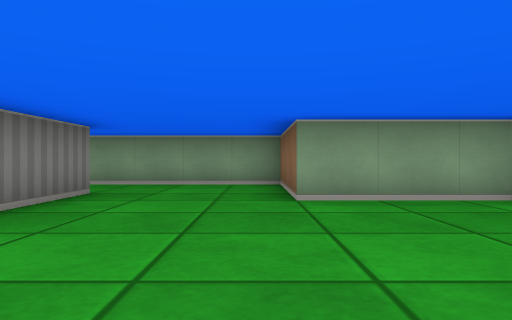
View 1 (above)

15 first-person views from a walk through a cub3D maze. The camera is about half as high as the walls, looks level and sees 70° across. The floor is counted in squares. Each view is taken from the middle of a square. On the plan, view 1 faces up. The plan holds only what a view shows up to about 9 squares ahead; the rest is blank.

View 2
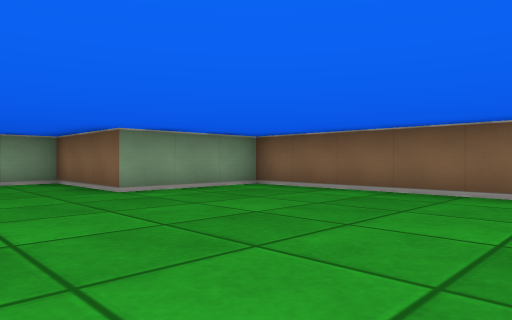

View 3
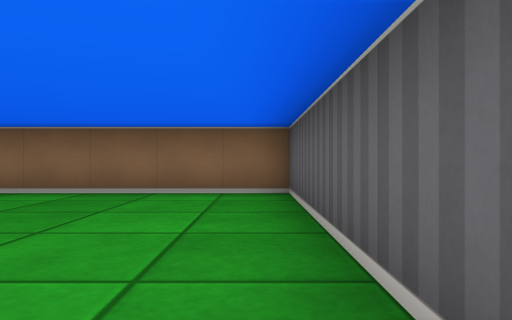

View 4
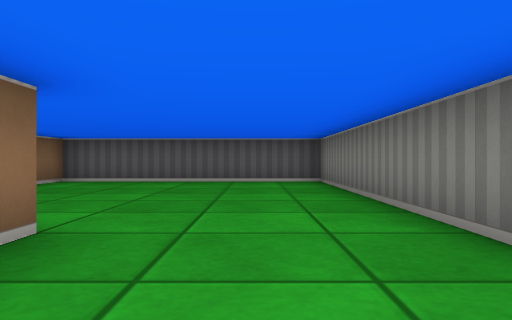

View 5
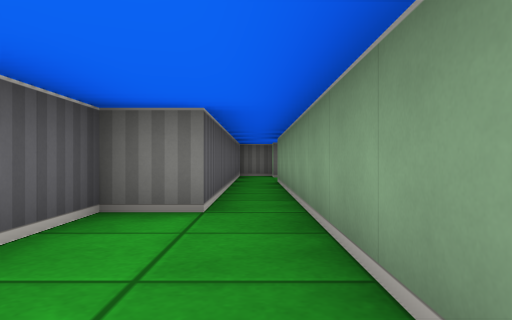

View 6
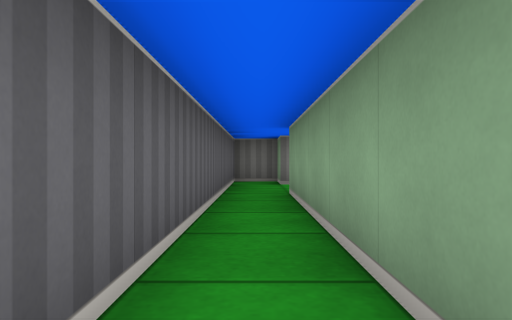

View 7
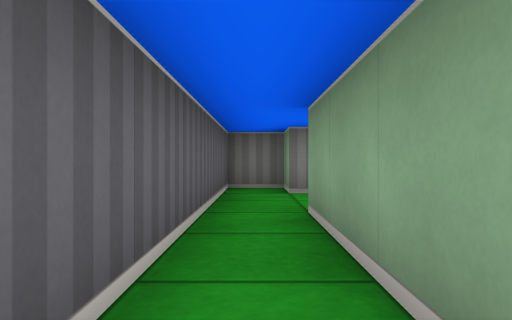

View 8
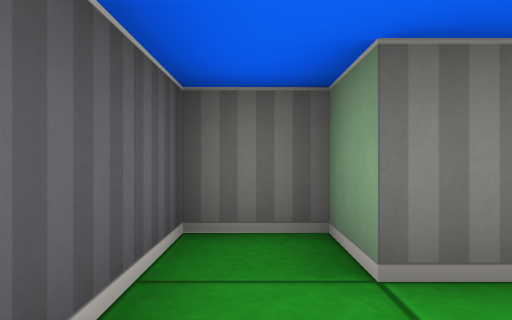

View 9
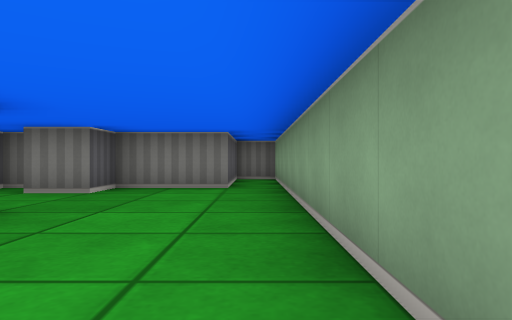

View 10
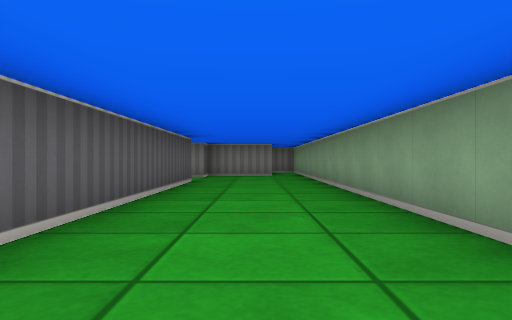

View 11
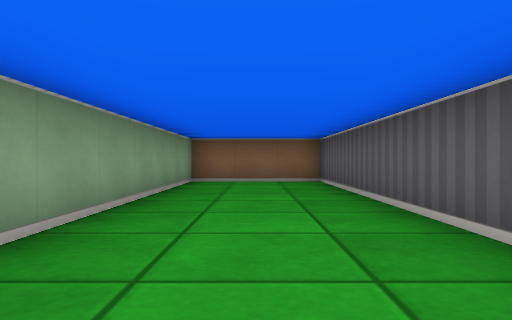

View 12
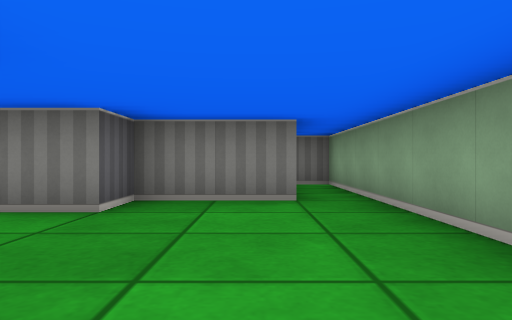

View 13
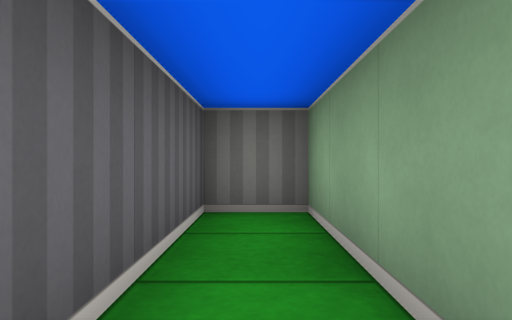

View 14
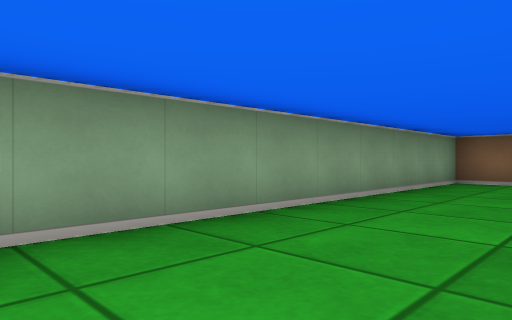

View 15
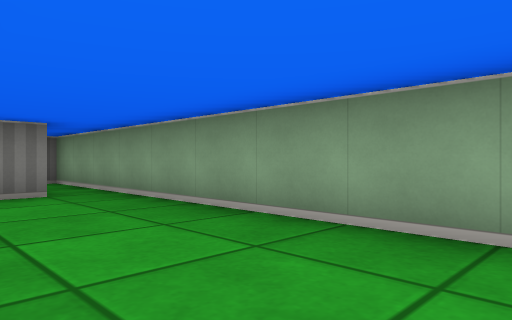

### Floor plan
Ten units are one square. View 1 is at (0, 0); x grows to the right and y downward. Boxes are objects, and circles mark ways between rooms. Rooms are numbered by the first view taken in them; rooms with no view inside come last. Other rooms are left out.
<svg viewBox="-160 -120 200 140">
<path fill="none" stroke="#000" d="M-25 -55 -25 15 35 15 35 -45 5 -45 5 -75 -95 -75M-115 -85 -115 -75 -125 -75 -125 -65 -45 -65 -45 -55 -31 -55M-95 -85 5 -85 5 -115 -155 -115 -155 -105 -125 -105 -125 -85 -115 -85"/>
<circle cx="-105" cy="-80" r="3" fill="#2a7"/>
<text x="-20" y="-30">1</text>
<text x="-70" y="-100">2</text>
</svg>
Room 1 opens to room 2.

Where each view was taken, in squares from view 1:
view 1: 0 up, 0 right, facing up
view 2: 1 down, 2 left, facing up-right
view 3: 1 down, 2 left, facing right
view 4: 7 up, 1 left, facing down
view 5: 7 up, 1 left, facing left
view 6: 7 up, 4 left, facing left
view 7: 7 up, 6 left, facing left
view 8: 7 up, 10 left, facing left
view 9: 11 up, 6 left, facing left
view 10: 10 up, 1 left, facing left
view 11: 10 up, 8 left, facing right
view 12: 10 up, 8 left, facing left
view 13: 11 up, 12 left, facing left
view 14: 9 up, 8 left, facing up-right
view 15: 9 up, 7 left, facing up-left
